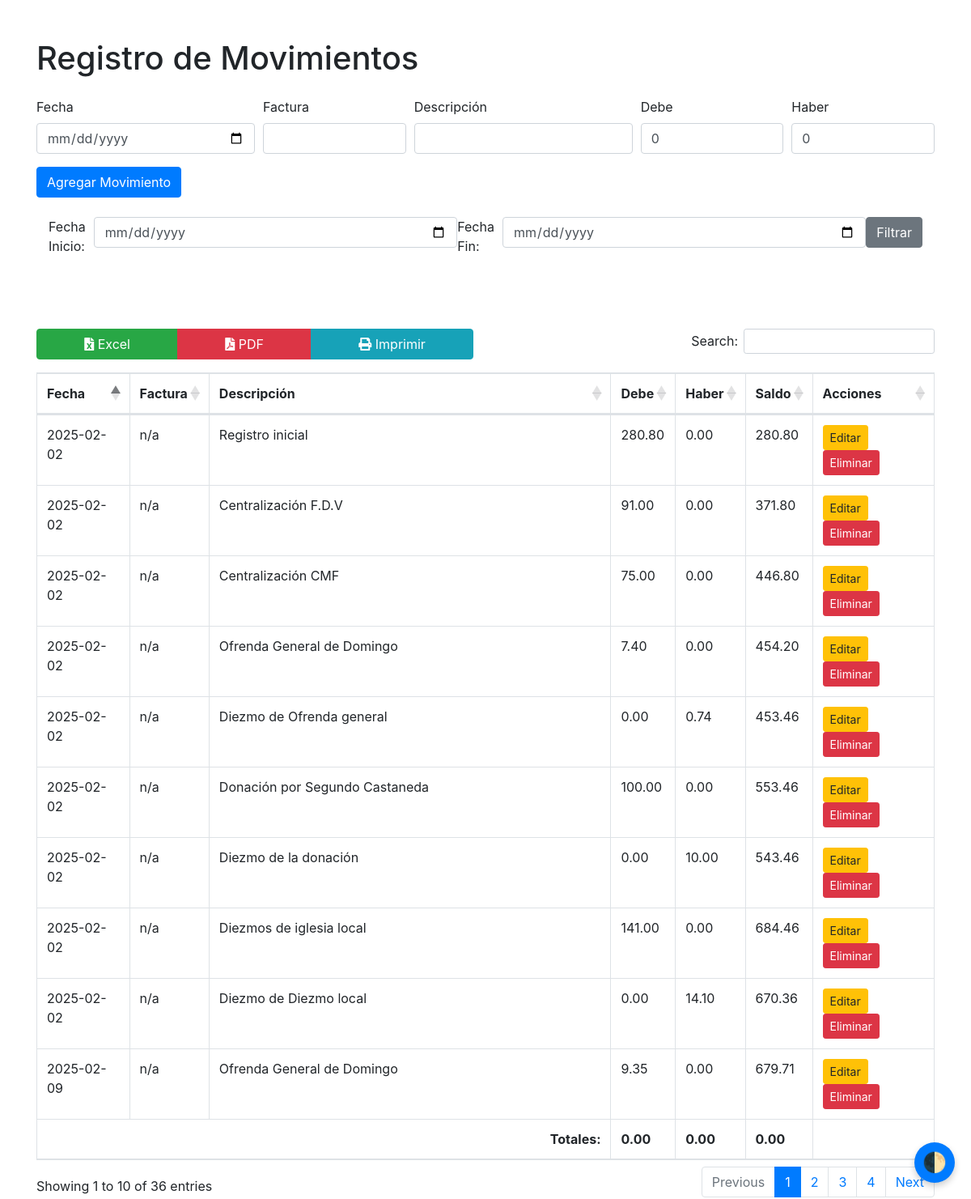
The page / on the database its author committed.
### tables this page shows
CREATE TABLE `movimientos` (
  `id` int(11) NOT NULL,
  `fecha` date NOT NULL,
  `factura` varchar(50) NOT NULL,
  `descripcion` text NOT NULL,
  `debe` decimal(10,2) DEFAULT 0.00,
  `haber` decimal(10,2) DEFAULT 0.00,
  `saldo` decimal(10,2) DEFAULT 0.00
);

### config/database.php (called while the page is built, shortened)
<?php
function getDB(): PDO {
    $dsn = 'mysql:host=' . DB_HOST . ';dbname=' . DB_NAME;
    $options = [
        PDO::ATTR_ERRMODE => PDO::ERRMODE_EXCEPTION,
        PDO::ATTR_DEFAULT_FETCH_MODE => PDO::FETCH_ASSOC,
        PDO::ATTR_EMULATE_PREPARES => false,
    ];
    return new PDO($dsn, DB_USER, DB_PASS, $options);
}

### app/controllers/MovimientoController.php (called while the page is built, shortened)
<?php
require_once __DIR__ . '/../models/MovimientoModel.php';
class MovimientoController {
    private MovimientoModel $model;
    public function __construct() {
        $this->model = new MovimientoModel();
    }
    public function index(): void {
        $movimientos = $this->model->getAllMovimientos();
        require_once __DIR__ . '/../views/movimientos.php';
    }
}

### app/models/MovimientoModel.php (called while the page is built, shortened)
<?php
require_once __DIR__ . '/../../config/database.php';
class MovimientoModel {
    private PDO $db;
    public function __construct() {
        $this->db = getDB();
    }
    public function getAllMovimientos(): array {
        $stmt = $this->db->query("SELECT * FROM movimientos ORDER BY fecha ASC");
        $stmt = $this->db->query("SELECT * FROM movimientos ORDER BY fecha DESC");
        return $stmt->fetchAll();
    }
}

### app/views/movimientos.php (the view, shortened to what this page needs)
<!DOCTYPE html>
<html lang="es">
<head>
    <link href="../public/css/bootstrap.min.css" rel="stylesheet">
    <link rel="stylesheet" type="text/css" href="../public/css/dataTables.bootstrap4.min.css">
    <link rel="stylesheet" type="text/css" href="../public/css/buttons.bootstrap4.min.css">
    <link rel="stylesheet" href="../public/css/all.min.css">
    <link rel="stylesheet" href="https://use.fontawesome.com/releases/v5.15.4/css/all.css" "/>
    <link rel=" stylesheet" href="https://cdn.jsdelivr.net/npm/sweetalert2@11/dist/sweetalert2.min.css">
    <link rel="stylesheet" href="../public/css/style.css">
    <link rel="stylesheet" href="../public/css/modo_oscuro.css">
</head>
<body>
    <button id="theme-toggle" title="Cambiar modo">
        🌓
    </button>
    <div class="container mt-5">
        <h1 class="mb-4">Registro de Movimientos</h1>
        <form id="movimientoForm" action="index.php?action=add" method="POST">
            <div class="form-row">
                <div class="form-group col-md-3">
                    <label for="fecha">Fecha</label>
                    <input type="date" class="form-control" id="fecha" name="fecha" required>
                </div>
                <div class="form-group col-md-2">
                    <label for="factura">Factura</label>
                    <input type="text" class="form-control" id="factura" name="factura" required>
                </div>
                <div class="form-group col-md-3">
                    <label for="descripcion">Descripción</label>
                    <input type="text" class="form-control" id="descripcion" name="descripcion" required>
                </div>
                <div class="form-group col-md-2">
                    <label for="debe">Debe</label>
                    <input type="number" step="0.01" class="form-control" id="debe" name="debe" value="0">
                </div>
                <div class="form-group col-md-2">
                    <label for="haber">Haber</label>
                    <input type="number" step="0.01" class="form-control" id="haber" name="haber" value="0">
                </div>
            </div>
            <button type="submit" class="btn btn-primary">Agregar Movimiento</button>
        </form>
        <br>
        <div class="date-range-filter col-md-12">
            <label for="fechaInicio">Fecha Inicio:</label>
            <input type="date" id="fechaInicio" class="form-control">
            <label for="fechaFin">Fecha Fin:</label>
            <input type="date" id="fechaFin" class="form-control">
            <div><button id="filtrarFecha" class="btn btn-secondary">Filtrar</button></div>
        </div>
        <br>
        <table id="movimientosTable" class="table table-bordered mt-4">
            <br>
            <br>
            <thead>
                <tr>
                    <th>Fecha</th>
                    <th>Factura</th>
                    <th>Descripción</th>
                    <th>Debe</th>
                    <th>Haber</th>
                    <th>Saldo</th>
                    <th>Acciones</th>
                </tr>
            </thead>
            <tbody>
                <?php foreach ($movimientos as $movimiento): ?>
                <tr>
                    <td><?= htmlspecialchars($movimiento['fecha']) ?></td>
                    <td><?= htmlspecialchars($movimiento['factura']) ?></td>
                    <td><?= htmlspecialchars($movimiento['descripcion']) ?></td>
                    <td><?= number_format($movimiento['debe'], 2) ?></td>
                    <td><?= number_format($movimiento['haber'], 2) ?></td>
                    <td><?= number_format($movimiento['saldo'], 2) ?></td>
                    <td>
                        <a href="index.php?action=edit&id=<?= $movimiento['id'] ?>"
                            class="btn btn-warning btn-sm">Editar</a>
                        <a href="index.php?action=delete&id=<?= $movimiento['id'] ?>" class="btn btn-danger btn-sm"
                            onclick="confirmDelete(event, this.href)">Eliminar</a>
                    </td>
                </tr>
                <?php endforeach; ?>
            </tbody>
            <tfoot>
                <tr>
                    <th colspan="3" style="text-align: right;">Totales:</th>
                    <th id="totalDebe"></th>
                    <th id="totalHaber"></th>
                    <th id="totalSaldo"></th>
                    <th></th>
                </tr>
            </tfoot>
        </table>
    </div>
</body>
</html>

### public/index.php
<?php
require_once __DIR__ . '/../app/controllers/MovimientoController.php';
$action = $_GET['action'] ?? 'index';
$controller = new MovimientoController();
if (method_exists($controller, $action)) {
    $controller->$action();
} else {
    echo "Acción no válida";
}

### public/css/style.css (style rules this page uses)
.date-range-filter { display: flex; justify-content: flex-end; margin-bottom: 10px; }
.date-range-filter input { margin-left: 10px; }
tfoot { font-weight: bold; }

### public/css/modo_oscuro.css (style rules this page uses)
#theme-toggle { position: fixed; bottom: 20px; right: 20px; z-index: 1000; background-color: #007bff; color: white; border: none; border-radius: 50%; width: 50px; height: 50px; font-size: 24px; cursor: pointer; box-shadow: 0 4px 8px rgba(0, 0, 0, 0.2); }

### rows shown on the page
movimientos: fecha "2025-02-09", factura "n/a", descripcion "Ofrenda General de Domingo", debe "9.35", haber "0.00", saldo "679.71"
movimientos: fecha "2025-02-02", factura "n/a", descripcion "Registro inicial", debe "280.80", haber "0.00", saldo "280.80"
movimientos: fecha "2025-02-02", factura "n/a", descripcion "Centralización F.D.V", debe "91.00", haber "0.00", saldo "371.80"
movimientos: fecha "2025-02-02", factura "n/a", descripcion "Centralización CMF", debe "75.00", haber "0.00", saldo "446.80"
movimientos: fecha "2025-02-02", factura "n/a", descripcion "Ofrenda General de Domingo", debe "7.40", haber "0.00", saldo "454.20"
movimientos: fecha "2025-02-02", factura "n/a", descripcion "Diezmo de Ofrenda general", debe "0.00", haber "0.74", saldo "453.46"
movimientos: fecha "2025-02-02", factura "n/a", descripcion "Donación por Segundo Castaneda", debe "100.00", haber "0.00", saldo "553.46"
movimientos: fecha "2025-02-02", factura "n/a", descripcion "Diezmo de la donación", debe "0.00", haber "10.00", saldo "543.46"
movimientos: fecha "2025-02-02", factura "n/a", descripcion "Diezmos de iglesia local", debe "141.00", haber "0.00", saldo "684.46"
movimientos: fecha "2025-02-02", factura "n/a", descripcion "Diezmo de Diezmo local", debe "0.00", haber "14.10", saldo "670.36"
